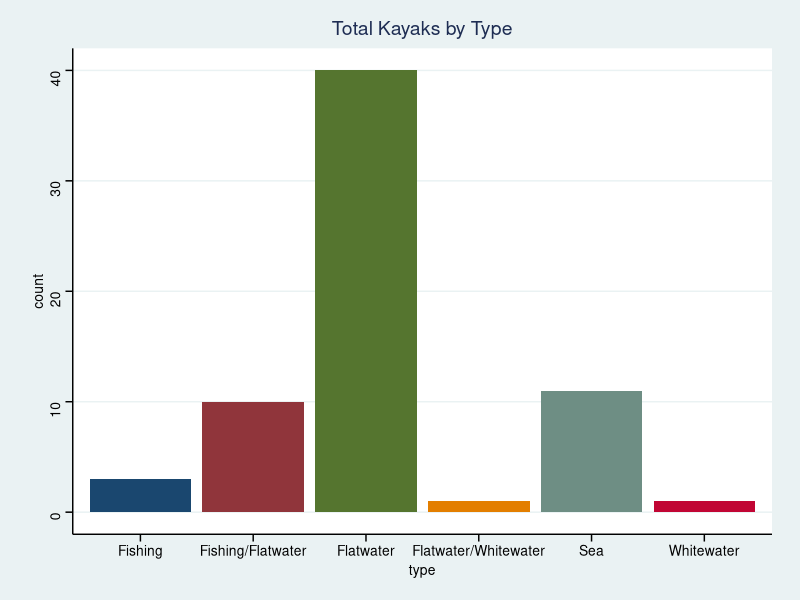
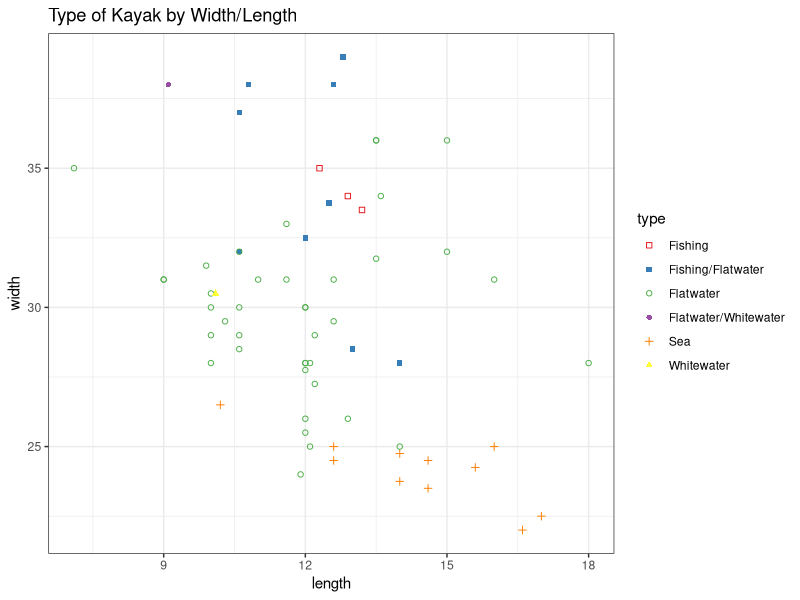

Source code (R) for these figures, in order: (Note: this script raises an error after producing the figures.)
library(dplyr)
library(ggplot2)
library(RColorBrewer) 
library(ggthemes)


products <- read.csv("products.csv", stringsAsFactors = FALSE) 
colnames(products)

##################################################
######### Pre-Processing Collected Data ##########
##################################################
# Uniform Kayak Length/Width
for (i in 1:length(products$length)) {
  products$length[i] = ifelse(length(strsplit(products$length[i], split = " ")[[1]]) <= 2, 
                                         as.numeric(strsplit(products$length[i], split = ' ')[[1]][1]),
                                         as.numeric(paste(strsplit(products$length[i], split = ' ')[[1]][1],strsplit(products$length[i], split = ' ')[[1]][3], sep = '.')))
}
for (i in 1:length(products$width)) {
  products$width[i] = strsplit(products$width[i], split = " ")[[1]][1]
}
products$length = as.numeric(products$length)
products$width = as.numeric(products$width)

#Update 'Fishing, Flatwater Kayaking' and 'Flatwater Kayaking, Fishing' to be the same. Clean category names
products = products %>% mutate(., type = ifelse(best_use == 'Fishing, Flatwater Kayaking'| best_use == 'Flatwater Kayaking, Fishing', 'Fishing/Flatwater', 
                                                ifelse(best_use=='Fishing', 'Fishing', 
                                                       ifelse(best_use == 'Flatwater Kayaking', 'Flatwater' , 
                                                              ifelse(best_use == 'Flatwater Kayaking, Whitewater Kayaking', 'Flatwater/Whitewater', 
                                                                     ifelse(best_use == 'Sea Kayaking', 'Sea', 
                                                                            ifelse(best_use == 'Whitewater Kayaking', 'Whitewater', NA)))))))

#Categorize Price
products = products %>% 
  mutate(., 'price_category' = ifelse(price >= 1500, 'Over 1500', 
                                      ifelse((price<1500 & price > 1000), "1000-1500", 
                                             ifelse((price > 500 & price <= 1000), '500-1000', 
                                                    ifelse(price <500, 'Less than 500', NA)))))
# Save updates to a new file to use in Python
write.csv(products, file='products_proc.csv', row.names=F)

#######################################################
########## Other Table Variations for Graphs ##########
#######################################################

#only rated products
rated_products = products %>% filter(., Number_of_reviews > 0)

## Group by Kayak Type
#Average Rating by type
rating_by_use = rated_products %>% group_by(., type) %>% summarise(., Average_Rating = sum(average_rating)/n(), total = n())
# Average Price by Type
price_by_type = products %>% group_by(., type) %>% summarize(., average_price = sum(price)/n())
# Filter for products with depth and clean depth values
products_with_depth = products %>% filter(., depth != "" & depth != "Unavailable")
products_with_depth$depth
for (i in 1:length(products_with_depth$depth)) {
  products_with_depth$depth[i] = strsplit(products_with_depth$depth[i], split = " ")[[1]][1]
}

products_with_depth %>% 
  group_by(., depth) %>% 
  summarize(., total = n()) %>% 
  arrange(., desc(total))

products_with_depth$depth = as.numeric(products_with_depth$width)

############################
########## GRAPHS ##########
############################

# Total Products by Type
a = ggplot(products, aes(x=type)) +
  geom_bar(aes(fill = type), show.legend = FALSE) + 
  ggtitle("Total Kayaks by Type") +
  theme_stata() +
  scale_fill_stata()
a
  ## Recreational kayaks are by far the largest category. This finding corresponds with my research, as they also make up the highest percentage of 
  # kayak sales. As with most leisure hobbies, the casual shopper is most common. After flatwater kayaks, sea kayals are the next biggest category, 
  # followed by fishing, and very few kayaks marketed as whitewater.

# Width vs Lengh, colored by type
b = ggplot(products, aes(x=length, y = width)) +
  geom_point(aes(color = type, shape = type)) + 
  scale_color_brewer( palette = "Set1") +
  ggtitle("Type of Kayak by Width/Length") + 
  scale_shape_manual(values = c(0, 15, 1, 16, 3, 17)) +
  theme_bw()
b
  ## Here we see that kayak specifications pretty closely match the differences between kayak types I laid out in my introduction. Sea kayaks are the longest
  # and have the shortest width across the board. Fishing kayaks are much wider for stability, and have a midling length. Whitewater kayaks, though few, are
  # shorter and split the difference in width. Recreational kayaks are all over the spectrum of widths, but do tend toward the middle of both length and width
  # as recreational kayak producers try to compromise between payoffs.

# Type of Products by Price Category
c = ggplot(products_by_price) +
  geom_bar(aes(x = type, fill=price_category), position = 'fill') + 
  ggtitle("Type of Products by Price Category") +
  scale_fill_brewer( palette = "Set2") + theme_bw()
c
  ## Here we see that fishing and sea kayaks tend to be more expensive, while flatwater has a greater range of variation due to the different markets each
  # kayak type is trying to sell to.

#Average Price by Kayak Type
positions <- c("Sea", "Fishing", "Fishing/Flatwater", 'Flatwater', 'Flatwater/Whitewater', 'Whitewater')
d = ggplot(price_by_type, aes(x = type, y = average_price, fill = type)) +
  geom_bar(stat = 'identity', show.legend = FALSE) + 
  ggtitle("Average Price by Kayak Type") +
  theme_stata() +
  scale_fill_stata() +
  scale_x_discrete(limits = positions)
d
  ## Similar to the above graph, we see that sea kayaks are the most expensive, followed by fishing, flatwater, and finally whitewater. In my opinion,
  # it is odd that whitewater has such a low average price, but we must also consider that a) there are not many whitewater kayaks sold on this retailer
  # website and b) there can be some bias because perhaps avid whitewater kayakers buy their kayaks from a retailer that specifically sells kayak supplies, not
  # just general outdoor supplies. 

# Price Distributions by Kayak Type
d2 =  ggplot(products) +
  geom_boxplot(aes(x = type, y = price, fill = type), show.legend = FALSE) + 
  ggtitle("Price Distributions by Kayak Type") +
  theme_stata() +
  scale_fill_stata() +
  scale_x_discrete(limits = positions)
d2
  ## We can also see variation here, with sea kayaks having the greatest variation, and recreational kayaks having some significant outliers.

# Average Rating by Kayak Type
e = ggplot(rating_by_use, aes(x = type, y = Average_Rating, fill = type)) +
  geom_bar(stat = 'identity', show.legend = FALSE) + 
  ggtitle("Average Rating by Kayak Type") +
  theme_stata() +
  scale_fill_stata()
e
#above graph is just the mean between types of kayaks. I'd be interested in seeing the box plot....
e2 = ggplot(rated_products) +
  geom_boxplot(aes(x = type, y = average_rating, fill = type), show.legend = FALSE) + 
  ggtitle("Rating Distributions by Kayak Type") +
  theme_stata() +
  scale_fill_stata()
e2
  ## Many of the kayaks are highly rated, recreational kayaks again have some significant outliers here. Fishing/Flatwater is the least favorably rated. Notice
  # that whitewater is missing. The few whitewater kayaks on the market did not have reviews, lending support to my theory that whitewater kayaks may buy
  # their kayaks elsewhere.

#Flatwater Kayaks by Price Bracket
rec_kayaks = products %>% filter(., type == 'Flatwater')
f = ggplot(rec_kayaks) +
  geom_bar(aes(x = type, fill=price_category), position = 'fill') + 
  ggtitle("Flatwater Kayaks by Price Bracket") + 
  coord_polar(theta = "y") +
  theme_few() + scale_fill_few() +
  theme(panel.border = element_rect(colour = "white", fill = NA))

f
  ## Pie chart of a portion of graph C

# Length/Width/Depth of Kayaks with Depth Data
g = ggplot(products_with_depth) +
  geom_point(aes(x = length, y = width, color = depth)) +
  ggtitle("Length/Width/Depth of Kayaks with Depth Data") +
  scale_color_gradient(low = "chartreuse", high = "dark green") +
  theme_bw()
g

  
## Disclaimer: not all products had a depth rating, so this specifically deals with a subset of the data. Depth, however, is the best measurement we have for
  # a kayaks rocker. We can see a relationship here: as length increases, width decreases and depth also decreases. 

# Price by Rating
h = ggplot(products %>% filter(., average_rating > 0)) +
  geom_point(aes(x = price, y = average_rating, color = type)) +
  scale_color_brewer( palette = "Set1") +
  ggtitle("Average Rating by Price") + 
  scale_shape_manual(values = c(0, 15, 1, 16, 3, 17)) +
  theme_bw()
h

# Total Reviews by Kayak Type
i = ggplot(products %>% group_by(., type) %>% summarize(., Reviews = sum(Number_of_reviews)),aes(x = type, y = Reviews, fill = type)) +
  geom_bar(stat = 'identity', show.legend = FALSE)+
  ggtitle("Total Reviews by Kayak Type") +
  theme_stata() +
  scale_fill_stata()
i
#Histogram of Kayak Prices
j = ggplot(data = products, aes(x=price))+
  geom_histogram(bins = 45)+
  ggtitle("Histogram of Kayak Prices") +
  theme_bw()
j
